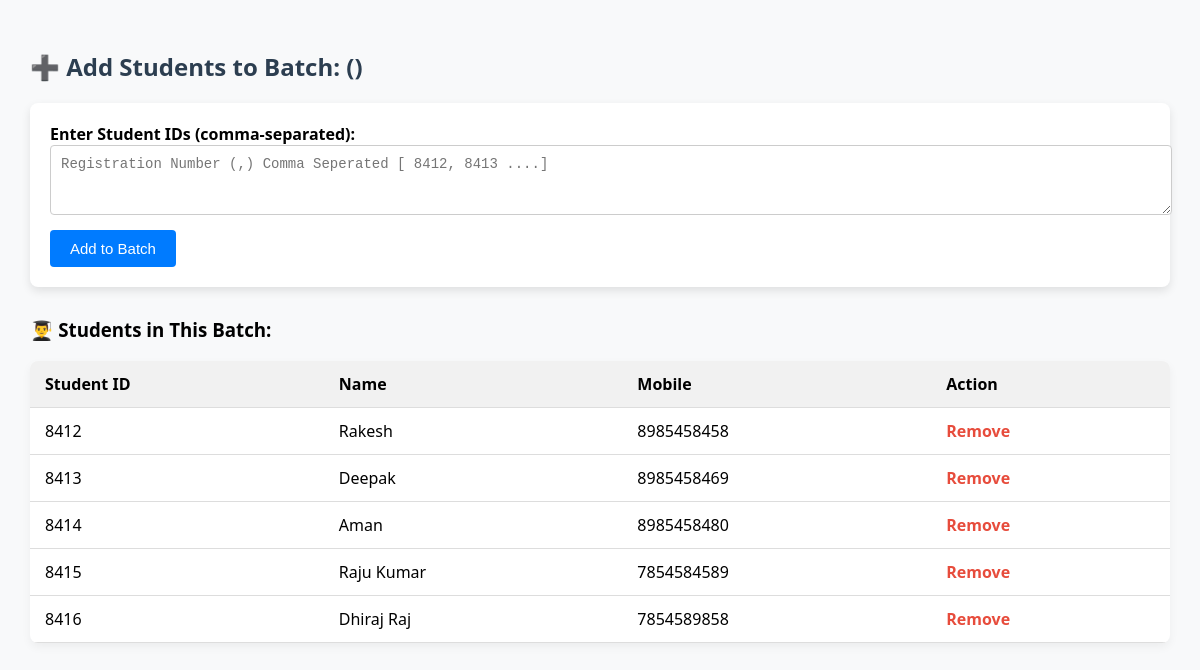
/center/add_students_to_batch/1 (signed in), run on the app's committed database.
### tables this page shows
CREATE TABLE students (
            id INTEGER PRIMARY KEY AUTOINCREMENT,
            student_id TEXT UNIQUE,
            center_code TEXT,
            batch_id TEXT,
            name TEXT,
            father_name TEXT,
            dob TEXT,
            gender TEXT,
            mobile TEXT,
            alt_mobile TEXT,
            email TEXT,
            address TEXT,
            city TEXT,
            pin_code TEXT,
            state TEXT,
            qualification TEXT,
            passing_year TEXT,
            school TEXT,
            board TEXT,
            admission_date TEXT,
            photo TEXT,
            status TEXT DEFAULT 'Active'
        );

### app.py (the view, shortened to what this page needs)
@app.route('/center/add_students_to_batch/<string:batch_id>', methods=['GET', 'POST'])
def add_students_to_batch(batch_id):
    if not session.get('center_logged_in'):
        return redirect('/center_login')
    conn = sqlite3.connect(DB_PATH)
    conn.row_factory = sqlite3.Row
    cursor = conn.cursor()
    cursor.execute("SELECT * FROM batches WHERE batch_code = ?", (batch_id,))
    batch = cursor.fetchone()
    messages = []
    valid_students = []
    cursor.execute("SELECT * FROM students WHERE batch_id = ?", (batch_id,))
    batch_students = cursor.fetchall()
    conn.close()
    return render_template('center/add_students_to_batch.html', batch=batch,
                           batch_students=batch_students, messages=messages, added_students=valid_students)

### templates/center/add_students_to_batch.html (shortened to what this page needs)
<!DOCTYPE html>
<html>
<head>
</head>
<body>
  <h2>➕ Add Students to Batch: {{ batch.batch_name }} ({{ batch.batch_id }})</h2>
  <form method="POST">
    <label><strong>Enter Student IDs (comma-separated):</strong></label><br>
    <textarea name="student_ids" rows="3" placeholder="Registration Number (,) Comma Seperated [ 8412, 8413 ....]"></textarea><br>
    <button type="submit">Add to Batch</button>
  </form>
  <h3>👨‍🎓 Students in This Batch:</h3>
  <table class="student-table">
    <thead>
      <tr>
        <th>Student ID</th>
        <th>Name</th>
        <th>Mobile</th>
        <th>Action</th>
      </tr>
    </thead>
    <tbody>
    {% for student in batch_students %}
      <tr>
        <td>{{ student.student_id }}</td>
        <td>{{ student.name }}</td>
        <td>{{ student.mobile }}</td>
        <td>
          <a href="/center/remove_from_batch/{{ student.student_id }}" onclick="return confirm('Remove this student?')">Remove</a>
        </td>
      </tr>
    {% endfor %}
    </tbody>
  </table>
</body>
</html>

### templates/center/add_students_to_batch.html (style rules this page uses)
body { font-family: 'Segoe UI', sans-serif; background: #f8f9fa; padding: 30px; margin: 0; }
h2 { color: #2c3e50; }
form { background: #ffffff; padding: 20px; border-radius: 8px; box-shadow: 0 4px 10px rgba(0,0,0,0.1); margin-bottom: 30px; }
textarea { width: 100%; padding: 10px; border-radius: 4px; border: 1px solid #ccc; resize: vertical; font-size: 14px; }
button { background: #007bff; color: white; padding: 10px 20px; font-size: 15px; border: none; border-radius: 4px; cursor: pointer; margin-top: 10px; }
table.student-table { width: 100%; border-collapse: collapse; background: white; border-radius: 8px; overflow: hidden; box-shadow: 0 4px 10px rgba(0,0,0,0.05); }
table th, table td { padding: 12px 15px; text-align: left; border-bottom: 1px solid #ddd; }
table th { background-color: #f1f1f1; }
a { color: #e74c3c; text-decoration: none; font-weight: bold; }

### data on the page
students: student_id "8412", name "Rakesh", mobile "8985458458"
students: student_id "8413", name "Deepak", mobile "8985458469"
students: student_id "8414", name "Aman", mobile "8985458480"
students: student_id "8415", name "Raju Kumar", mobile "7854584589"
students: student_id "8416", name "Dhiraj Raj", mobile "7854589858"
